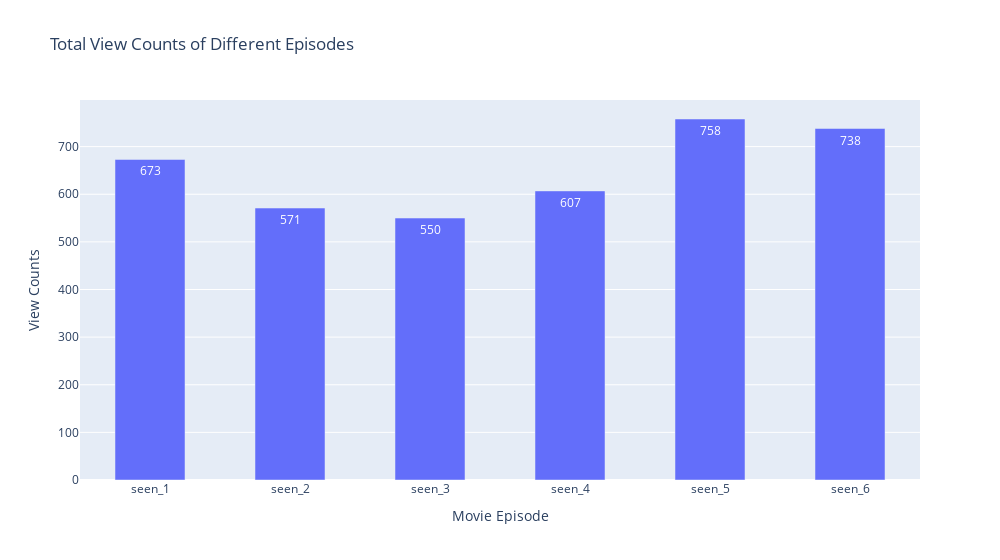

Notebook source saved alongside this figure:
### Code cell
fig = go.Figure()
fig.add_trace(go.Bar(
    x=counts.index,
    y= counts.values, 
    width= 0.5, 
    name='Total View Counts of Different Episodes',
    text=list(counts.values),
    textposition='inside'
))
fig.update_layout(
     xaxis_title='Movie Episode', 
     yaxis_title = 'View Counts',
     width = 1000, 
     title='Total View Counts of Different Episodes'
     
)

### Figure 1 — Plotly figure (JSON) as saved in the notebook; plotly's stock layout.template omitted (floating-point values rounded to 4 significant figures)
{"data": [{"name": "Total View Counts of Different Episodes", "text": ["673", "571", "550", "607", "758", "738"], "textposition": "inside", "type": "bar", "width": 0.5, "x": ["seen_1", "seen_2", "seen_3", "seen_4", "seen_5", "seen_6"], "y": [673, 571, 550, 607, 758, 738]}], "layout": {"title": {"text": "Total View Counts of Different Episodes"}, "width": 1000, "xaxis": {"title": {"text": "Movie Episode"}}, "yaxis": {"title": {"text": "View Counts"}}}}
